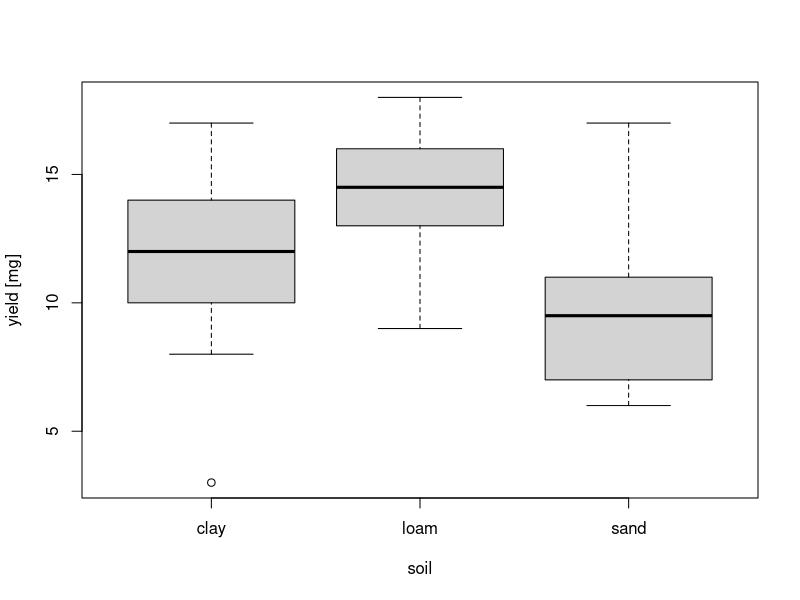
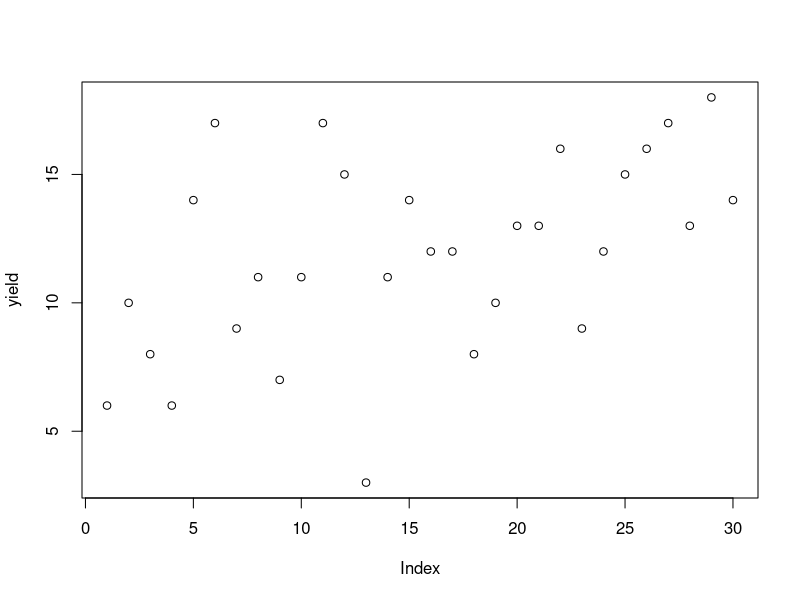
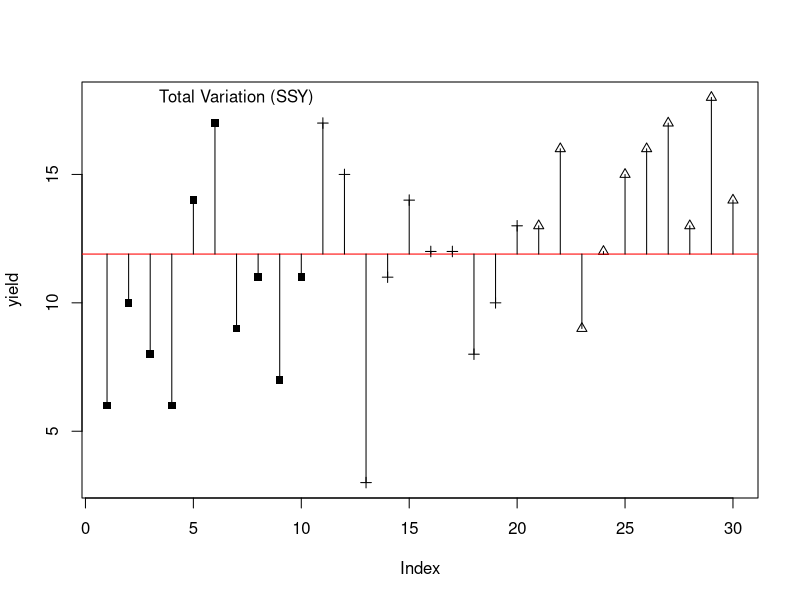
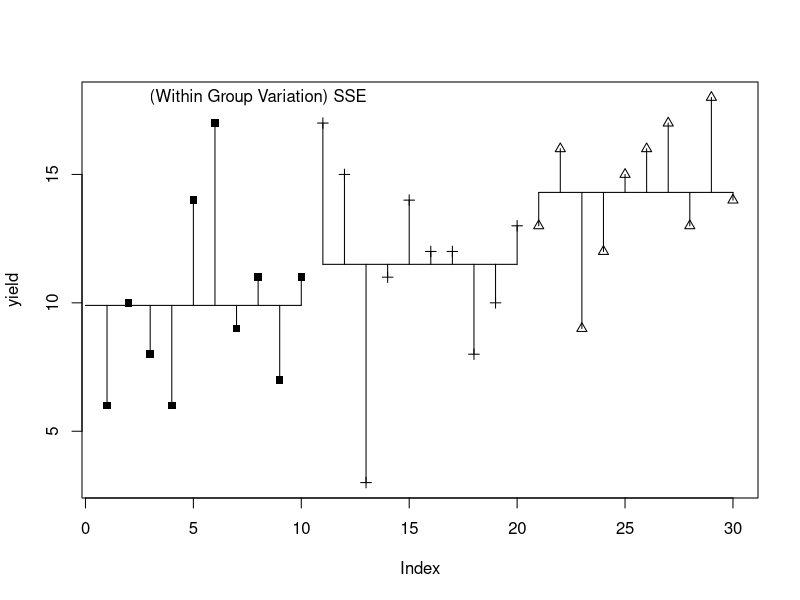
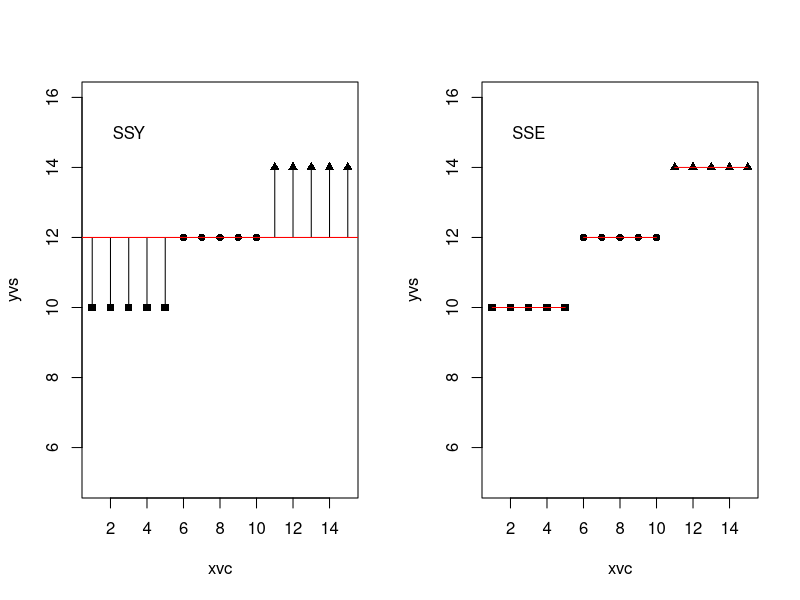

Here is the R script that generated these plots, in order:
#### ANOVA example

# Dr. Heike Zimmermann

dat<-read.table("yields.txt",header=T)
str(dat)
dat
summary(dat)
attach(dat)
boxplot(yield ~ soil,ylab="yield [mg]")
####plots to explain SSY (total sum of squares) AND SSE (error sum of squares), when SSE is zero
#SSA (treatment sum of squares OR explained variation) SSA=SSY-SSE
plot(yield)

par(mfrow=c(1,1))
plot(yield,pch="")
points(yield[soil=="sand"],pch=15)
points(11:20,yield[soil=="clay"],pch=3)
points(21:30,yield[soil=="loam"],pch=24)
abline(h=mean(yield),col="red")
for(i in 1:nrow(dat))lines(c(i,i),c(yield[i],mean(yield)))
text(7,18,"Total Variation (SSY)")


plot(yield,pch="")
points(yield[soil=="sand"],pch=15)
points(11:20,yield[soil=="clay"],pch=3)
points(21:30,yield[soil=="loam"],pch=24)
SANDmean<-mean(yield[soil=="sand"])
lines(c(0,10),c(SANDmean,SANDmean))
CLAYmean<-mean(yield[soil=="clay"])
lines(c(11,20),c(CLAYmean,CLAYmean))
LOAMmean<-mean(yield[soil=="loam"])
lines(c(21,30),c(LOAMmean,LOAMmean))
for(i in 1:10)lines(c(i,i),c(yield[i],mean(yield[soil=="sand"])))
for(i in 11:20)lines(c(i,i),c(yield[i],mean(yield[soil=="clay"])))
for(i in 21:30)lines(c(i,i),c(yield[i],mean(yield[soil=="loam"])))
text(8,18,"(Within Group Variation) SSE")

####plots to explain SSY (total sum of squares) AND SSE (error sum of squares), when SSE is zero
#SSA (treatment sum of squares OR explained variation) SSA=SSY-SSE
xvc<-1:15
yvs<-rep(c(10,12,14),each=5)
par(mfrow=c(1,2))
plot(xvc,yvs,ylim=c(5,16),pch=(15+(xvc>5)+(xvc>10)))
for(i in 1:15)lines(c(i,i),c(yvs[i],mean(yvs)))
abline(h=mean(yvs),col="red")
text(3,15,"SSY")
plot(xvc,yvs,ylim=c(5,16),pch=(15+(xvc>5)+(xvc>10)))
lines(c(1,5),c(10,10),col="red")
lines(c(6,10),c(12,12),col="red")
lines(c(11,15),c(14,14),col="red")
text(3,15,"SSE")
